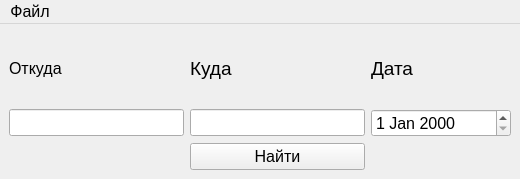
<?xml version="1.0" encoding="UTF-8"?>
<ui version="4.0">
 <class>MainWindow</class>
 <widget class="QMainWindow" name="MainWindow">
  <property name="geometry">
   <rect>
    <x>0</x>
    <y>0</y>
    <width>520</width>
    <height>179</height>
   </rect>
  </property>
  <property name="font">
   <font>
    <family>Segoe UI</family>
    <pointsize>12</pointsize>
   </font>
  </property>
  <property name="windowTitle">
   <string>Касса</string>
  </property>
  <widget class="QWidget" name="centralwidget">
   <layout class="QGridLayout" name="gridLayout">
    <item row="0" column="0">
     <layout class="QGridLayout" name="gridLayout_2">
      <item row="0" column="1">
       <widget class="QLabel" name="label_2">
        <property name="font">
         <font>
          <family>Segoe UI</family>
          <pointsize>14</pointsize>
         </font>
        </property>
        <property name="text">
         <string>Куда</string>
        </property>
       </widget>
      </item>
      <item row="0" column="0">
       <widget class="QLabel" name="label">
        <property name="font">
         <font>
          <pointsize>12</pointsize>
         </font>
        </property>
        <property name="text">
         <string>Откуда</string>
        </property>
       </widget>
      </item>
      <item row="0" column="2">
       <widget class="QLabel" name="label_3">
        <property name="font">
         <font>
          <pointsize>14</pointsize>
         </font>
        </property>
        <property name="text">
         <string>Дата</string>
        </property>
       </widget>
      </item>
      <item row="1" column="2">
       <widget class="QDateEdit" name="dateEdit">
        <property name="minimumSize">
         <size>
          <width>140</width>
          <height>0</height>
         </size>
        </property>
       </widget>
      </item>
      <item row="1" column="0">
       <widget class="QLineEdit" name="lineEdit"/>
      </item>
      <item row="1" column="1">
       <widget class="QLineEdit" name="lineEdit_2"/>
      </item>
      <item row="2" column="1">
       <widget class="QPushButton" name="pushButton">
        <property name="text">
         <string>Найти</string>
        </property>
       </widget>
      </item>
     </layout>
    </item>
   </layout>
  </widget>
  <widget class="QMenuBar" name="menuBar">
   <property name="geometry">
    <rect>
     <x>0</x>
     <y>0</y>
     <width>520</width>
     <height>26</height>
    </rect>
   </property>
   <widget class="QMenu" name="menu">
    <property name="title">
     <string>Файл</string>
    </property>
    <addaction name="action"/>
   </widget>
   <addaction name="menu"/>
  </widget>
  <action name="action">
   <property name="text">
    <string>Расписание поездов</string>
   </property>
  </action>
 </widget>
 <tabstops>
  <tabstop>lineEdit</tabstop>
  <tabstop>lineEdit_2</tabstop>
  <tabstop>dateEdit</tabstop>
  <tabstop>pushButton</tabstop>
 </tabstops>
 <resources/>
 <connections/>
</ui>
